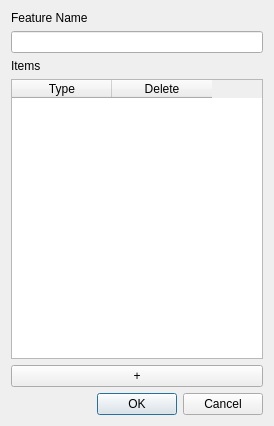
<?xml version="1.0" encoding="UTF-8"?>
<ui version="4.0">
 <class>AddFoliationDialog</class>
 <widget class="QDialog" name="AddFoliationDialog">
  <property name="geometry">
   <rect>
    <x>0</x>
    <y>0</y>
    <width>274</width>
    <height>426</height>
   </rect>
  </property>
  <property name="windowTitle">
   <string>Add Foliation</string>
  </property>
  <layout class="QVBoxLayout" name="verticalLayout">
   <item>
    <widget class="QLabel" name="labelFeatureName">
     <property name="text">
      <string>Feature Name</string>
     </property>
    </widget>
   </item>
   <item>
    <widget class="QLineEdit" name="feature_name_input"/>
   </item>
   <item>
    <widget class="QLabel" name="labelItems">
     <property name="text">
      <string>Items</string>
     </property>
    </widget>
   </item>
   <item>
    <widget class="QTableWidget" name="items_table">
     <property name="rowCount">
      <number>0</number>
     </property>
     <property name="columnCount">
      <number>2</number>
     </property>
     <column>
      <property name="text">
       <string>Type</string>
      </property>
     </column>
     <column>
      <property name="text">
       <string>Delete</string>
      </property>
     </column>
    </widget>
   </item>
   <item>
    <widget class="QPushButton" name="add_item_button">
     <property name="toolTip">
      <string>&lt;html&gt;&lt;head/&gt;&lt;body&gt;&lt;p&gt;Add data to fold frame&lt;/p&gt;&lt;/body&gt;&lt;/html&gt;</string>
     </property>
     <property name="text">
      <string>+</string>
     </property>
    </widget>
   </item>
   <item>
    <widget class="QDialogButtonBox" name="buttonBox">
     <property name="standardButtons">
      <set>QDialogButtonBox::Cancel|QDialogButtonBox::Ok</set>
     </property>
    </widget>
   </item>
  </layout>
 </widget>
 <resources/>
 <connections/>
</ui>
